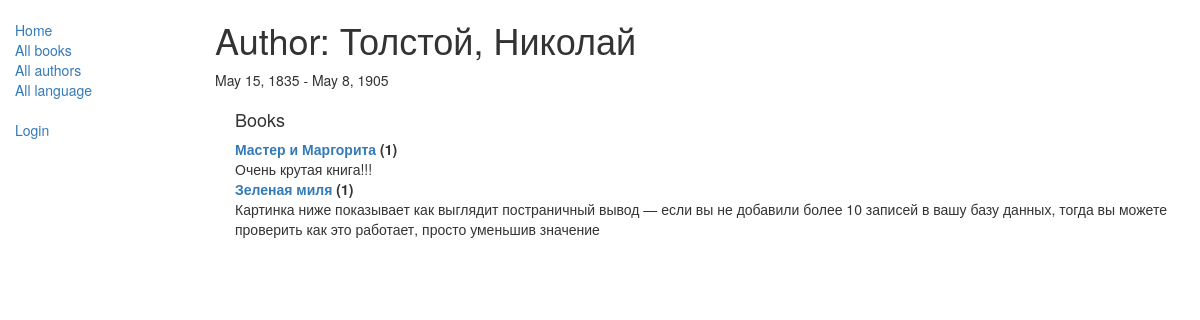
Page /catalog/author/2 on the earlier database version.
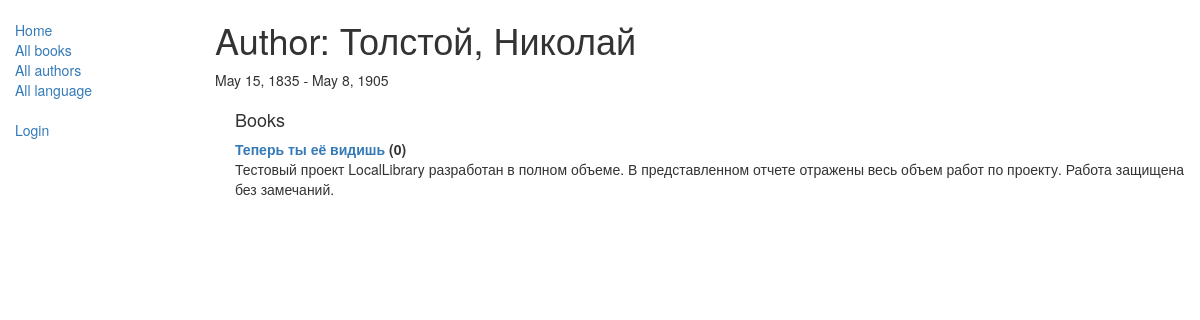
Same page on the later database version.
### catalog/models.py (models this page shows, shortened)
class Book(models.Model):
    title = models.CharField(max_length=200)
    author = models.ForeignKey('Author', on_delete=models.SET_NULL, null=True)
    summary = models.TextField(max_length=1000, help_text="Enter a brief description of the book")
    isbn = models.CharField('ISBN',max_length=13, help_text='13 Character <a href="https://www.isbn-international.org/content/what-isbn">ISBN number</a>')
    genre = models.ManyToManyField(Genre, help_text="Select a genre for this book")
    language = models.ForeignKey('Language', on_delete=models.SET_NULL, null=True)
    def __str__(self):
        return self.title
    def display_genre(self):
        """
        Creates a string for the Genre. This is required to display genre in Admin.
        """
        return ', '.join([genre.name for genre in self.genre.all()[:3]])
    display_genre.short_description = 'Genre'

### catalog/views.py (the view)
# urls.py: path('author/<int:pk>',views.AuthorDetailView.as_view(), name='author-detail'),
class AuthorDetailView(generic.DetailView):
    model = Author

### catalog/models.py (called while the page is built)
    def __str__(self):
        return '%s, %s' % (self.last_name, self.first_name)

### catalog/templates/catalog/author_detail.html
{% extends "base_generic.html" %}
{% block content %}
<h1>Author: {{ author }} </h1>
<p>{{author.date_of_birth}} - {% if author.date_of_death %}{{author.date_of_death}}{% endif %}</p>
<div style="margin-left:20px;margin-top:20px">
<h4>Books</h4>
<dl>
{% for book in author.book_set.all %}
  <dt><a href="{% url 'book-detail' book.pk %}">{{book}}</a> ({{book.bookinstance_set.all.count}})</dt>
  <dd>{{book.summary}}</dd>
  {% empty %}
  <p>This author has no books.</p>
{% endfor %}
</dl>
</div>
{% endblock %}
{% block sidebar %}
  {{ block.super }}
{% endblock %}

Differences in the rows shown:
removed Book: title "Мастер и Маргорита", bookinstance_set.all.count "1", summary "Очень крутая книга!!!"
removed Book: title "Зеленая миля", bookinstance_set.all.count "1", summary "Картинка ниже показывает как выглядит постраничный вывод — если вы не добавили более 10 записей в вашу базу данных, тогда вы можете проверить как это работает, просто уменьшив значение"
now on this page (row edited): Book: title "Теперь ты её видишь", bookinstance_set.all.count "0", summary "Тестовый проект LocalLibrary разработан в полном объеме. В представленном отчете отражены весь объем работ по проекту. Работа защищена без замечаний."
